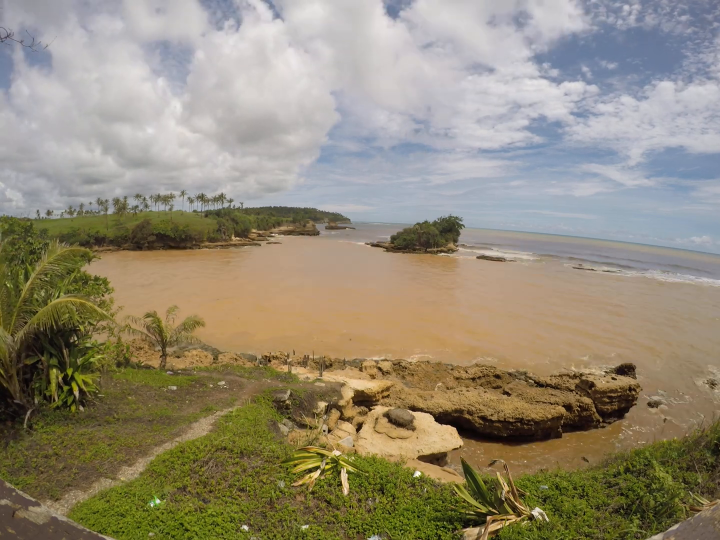
#> input picture frame 22 of timelapse.mp4, 1440 x 1080 px (shown at 1/2 size)
$ python timex.py
#> lines starting #> are read from the running program, lines starting #| are printed output that depends on the picture
import numpy as np
import cv2
import time
import imutils

#open the video file
cap = cv2.VideoCapture("timelapse.mp4")

rAvg, gAvg, bAvg = None, None, None
avg = None
idx = 0
st = time.time()
while True:
    success, frame = cap.read()
#> frame is the input picture: shape (1080, 1440, 3); mean B, G, R 117.9, 138.7, 147.5
    if not success: break

    #resize frame for faster processing
    frame = imutils.resize(frame, width=800)
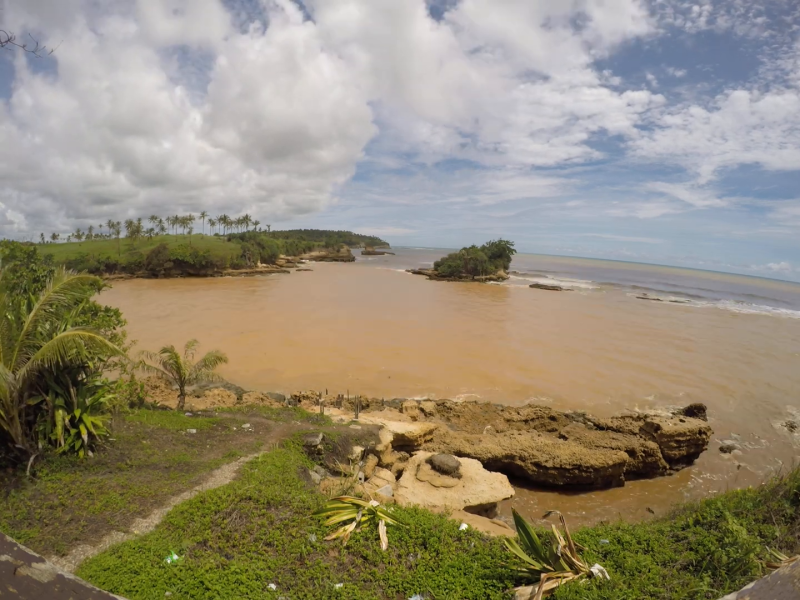
#> frame: shape (600, 800, 3); mean B, G, R 117.9, 138.7, 147.5

    #split bgr
    (B, G, R) = cv2.split(frame.astype("float"))
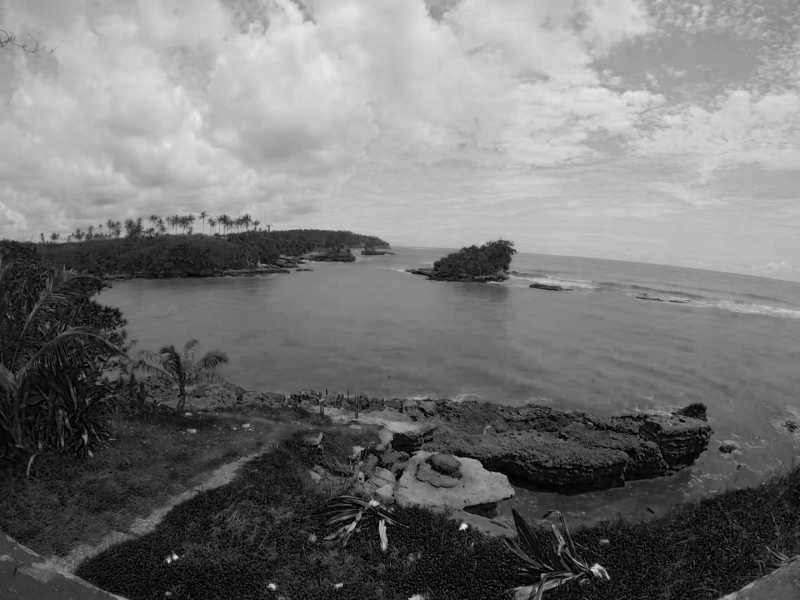
#> B: shape (600, 800) float64; min 0, max 234, mean 117.9
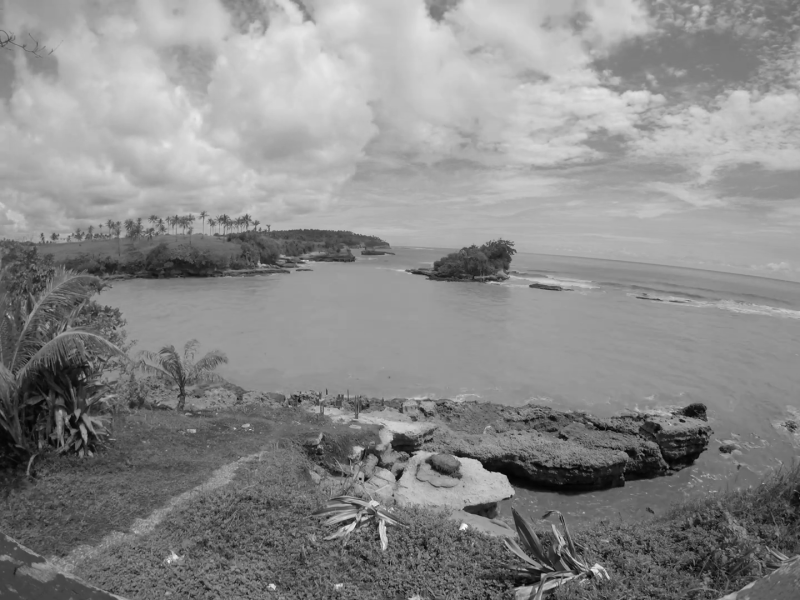
#> G: shape (600, 800) float64; min 0, max 254, mean 138.7
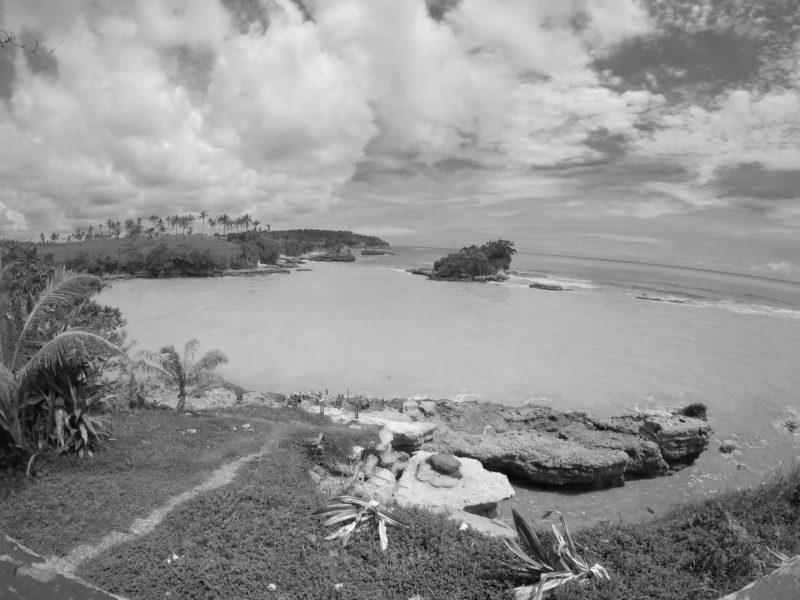
#> R: shape (600, 800) float64; min 3, max 255, mean 147.5

    if rAvg is None:
        rAvg = R
        bAvg = B
        gAvg = G

    else:
        # operations for the full r g b channels per image
        rAvg = ((idx * rAvg) + (1 * R)) / (idx + 1.1)
        gAvg = ((idx * gAvg) + (1 * G)) / (idx + 1.1)
        bAvg = ((idx * bAvg) + (1 * B)) / (idx + 1.1)

    idx += 1

    # merge the RGB averages together and write the output image to disk
    avg = cv2.merge([bAvg, gAvg, rAvg]).astype("uint8")

    avg_demo = cv2.putText(avg.copy(), 'Frames added:'+str(idx), (10, 30), cv2.FONT_HERSHEY_PLAIN,2,(128, 255, 0),2)

    # Display the resulting frame
    cv2.imshow('Long Exposure', avg_demo)

    if cv2.waitKey(1) & 0xFF == ord('q'): break
#> (key q is pressed here)

#time elapsed while processing the video
print(">> Elapsed: {} sec".format(round(time.time()-st, 3)))

#writing to disk
cv2.imwrite("timex.jpg", avg)

$ run again, starting later in the video
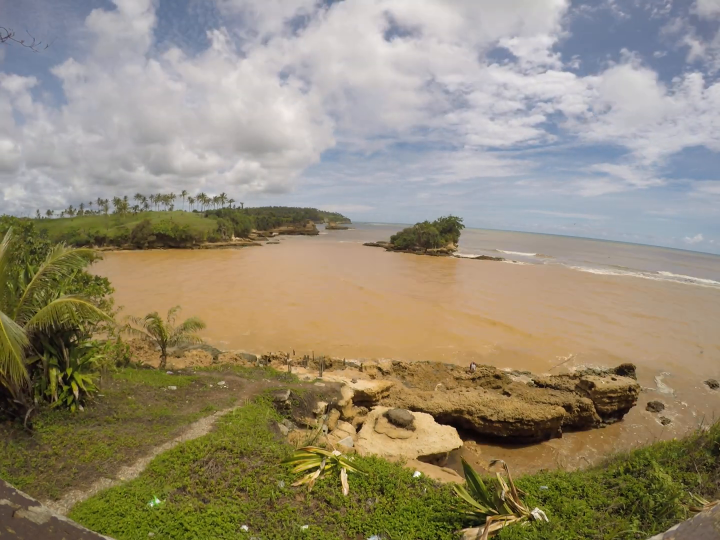
#> input picture frame 103 of timelapse.mp4, 1440 x 1080 px (shown at 1/2 size)
#> frame is the input picture: shape (1080, 1440, 3); mean B, G, R 117.7, 139.9, 149.4
#> frame: shape (600, 800, 3)
#> `(B, G, R) = cv2.split(frame.astype("float"))`:
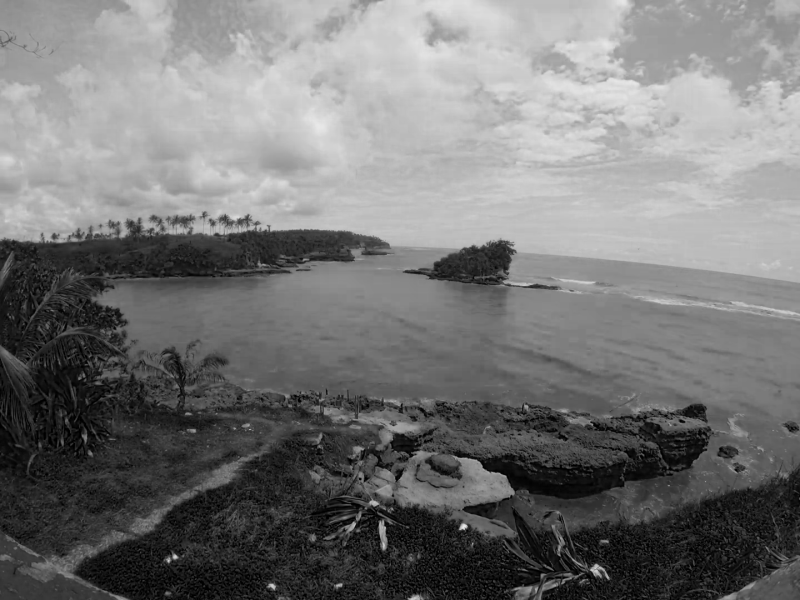
#> B: shape (600, 800) float64; min 0, max 233, mean 117.7
#> `(B, G, R) = cv2.split(frame.astype("float"))`:
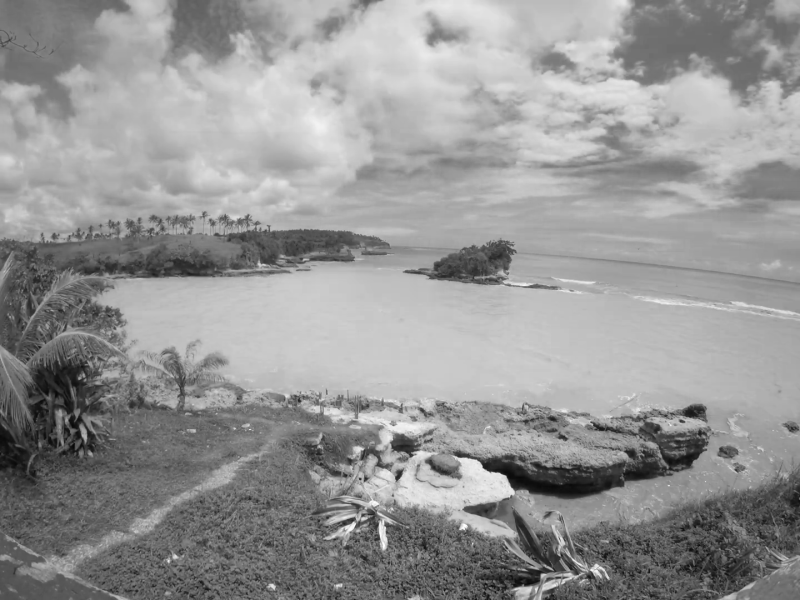
#> R: shape (600, 800) float64; min 7, max 255, mean 149.4

$ run again, starting later in the video
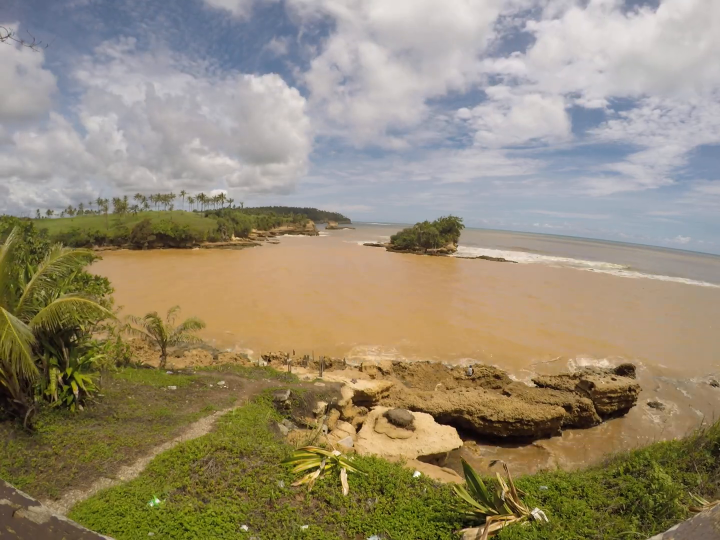
#> input picture frame 183 of timelapse.mp4, 1440 x 1080 px (shown at 1/2 size)
#> frame is the input picture: shape (1080, 1440, 3); mean B, G, R 115.9, 139.7, 150.7
#> frame: shape (600, 800, 3)
#> `(B, G, R) = cv2.split(frame.astype("float"))`:
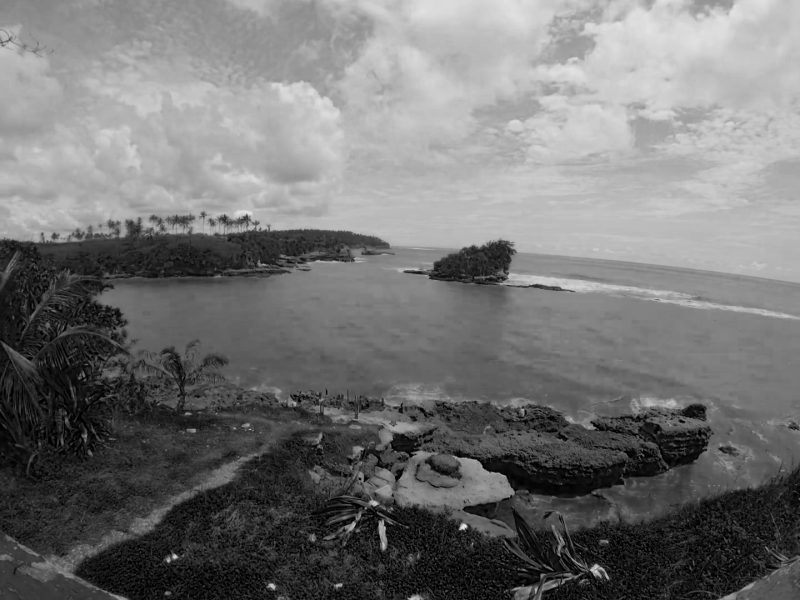
#> B: shape (600, 800) float64; min 0, max 234, mean 115.9
#> `(B, G, R) = cv2.split(frame.astype("float"))`:
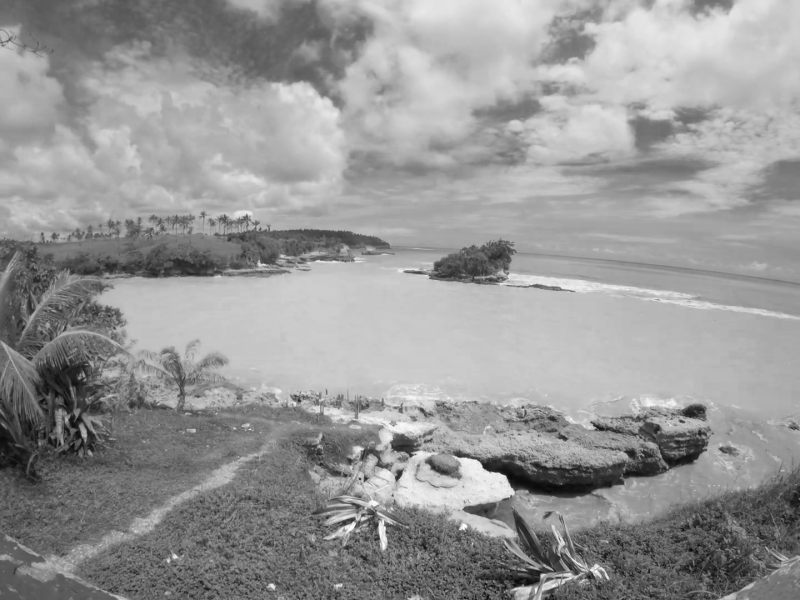
#> R: shape (600, 800) float64; min 8, max 255, mean 150.7
